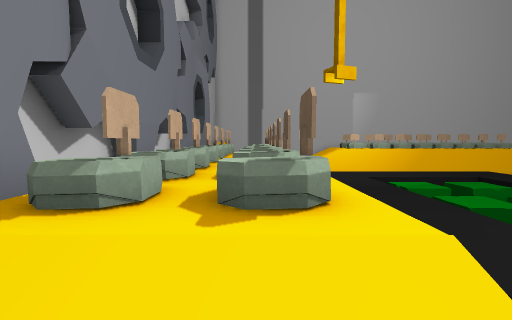
[1] (above)

21 first-person views from a walk through a scene from a Unity 3-D project. The camera is 1.5 m above the floor, tilts 4° down and sees 85° across. The floor is counted in squares, 1 m on a side. Each view is taken from the middle of a square. On the plan, view 1 faces up. The plan holds only what a view shows up to about 14 squares ahead; the rest is blank. The player is left out.

[2]
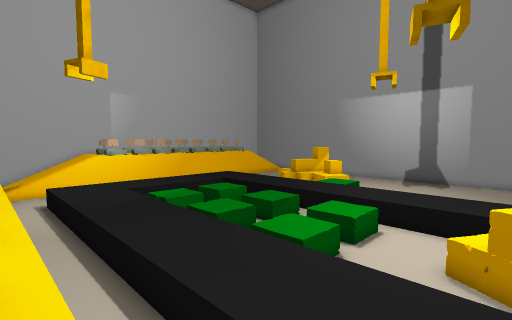

[3]
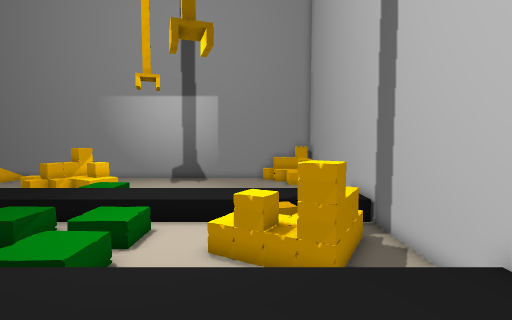

[4]
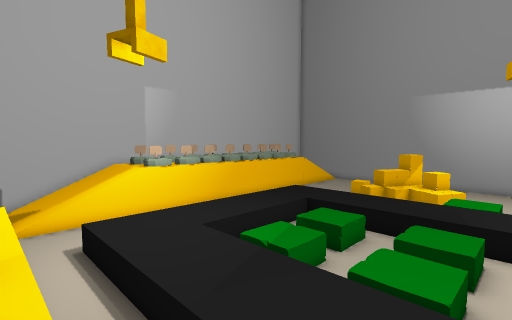

[5]
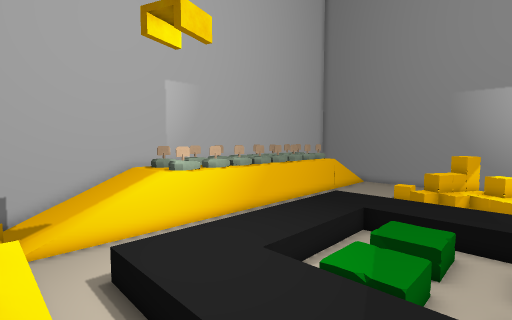

[6]
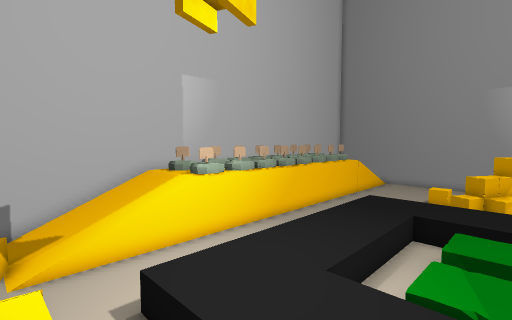

[7]
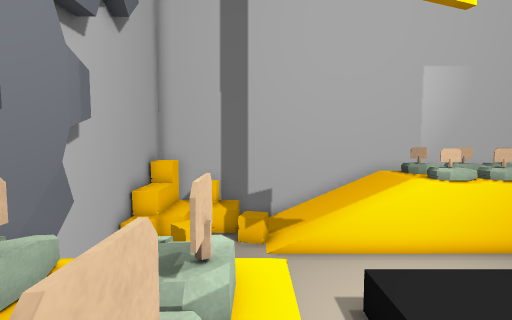

[8]
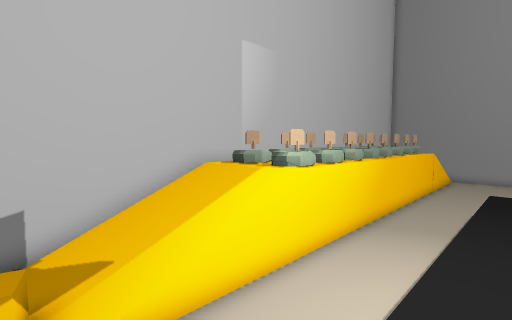

[9]
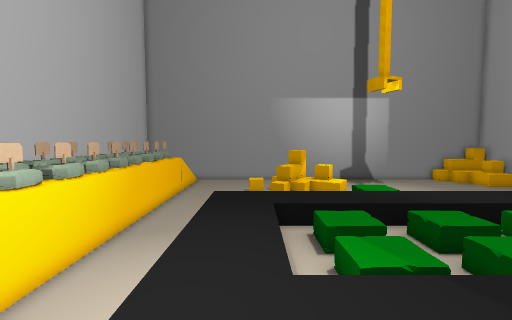

[10]
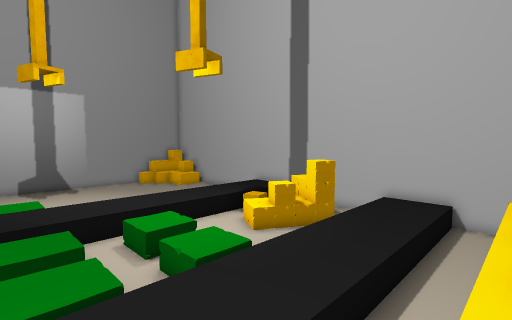

[11]
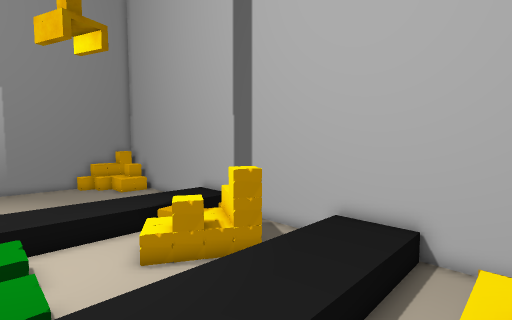

[12]
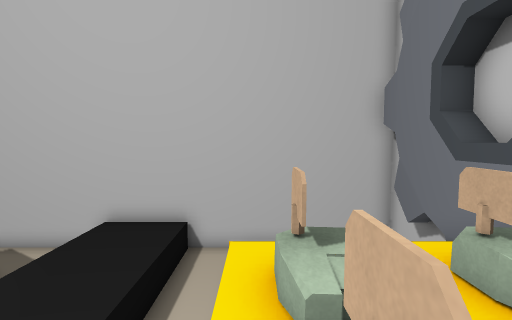

[13]
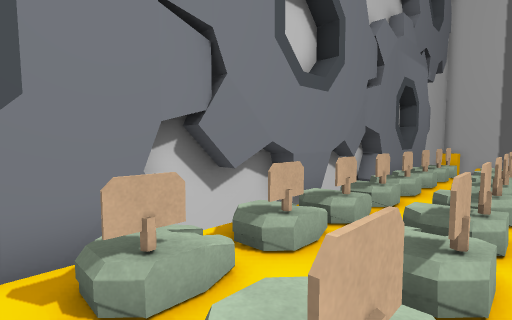

[14]
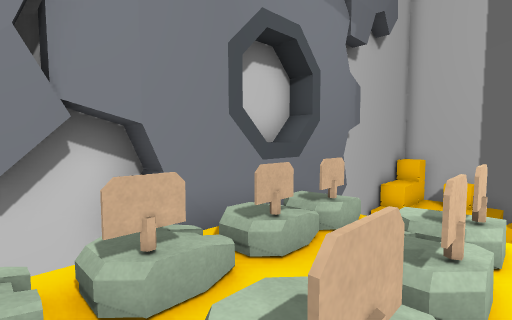

[15]
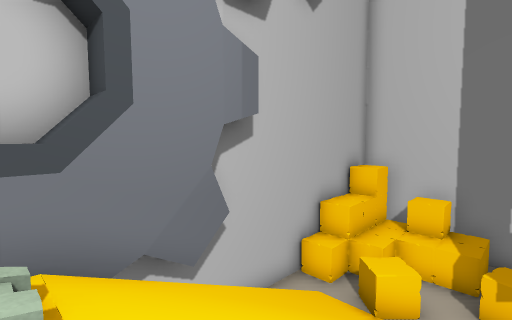

[16]
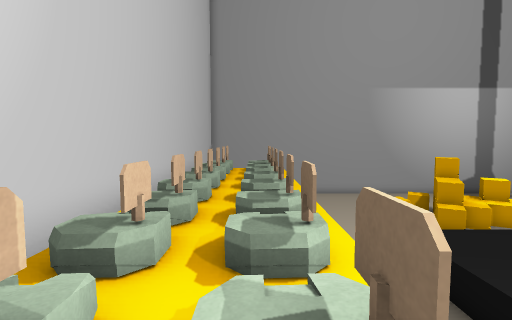

[17]
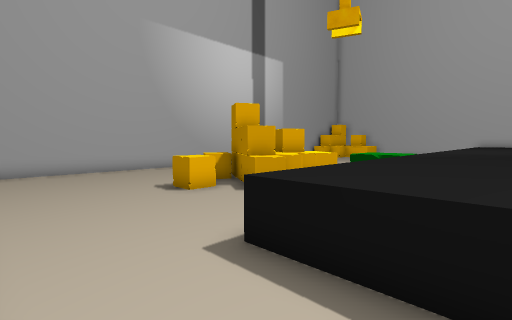

[18]
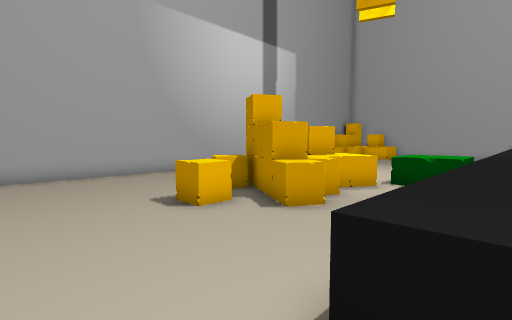

[19]
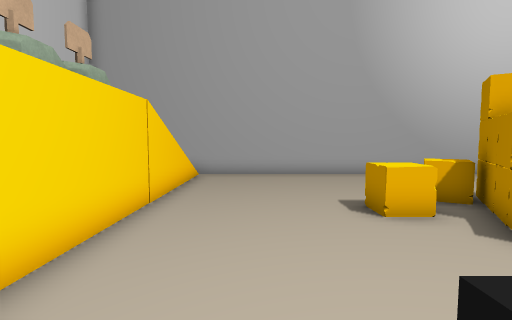

[20]
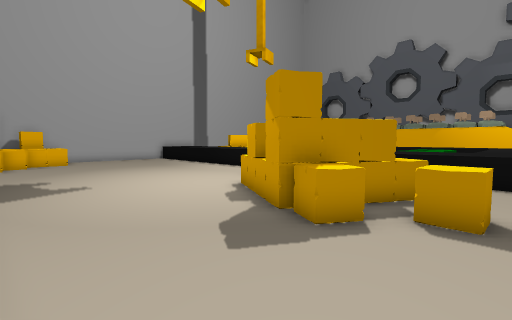

[21]
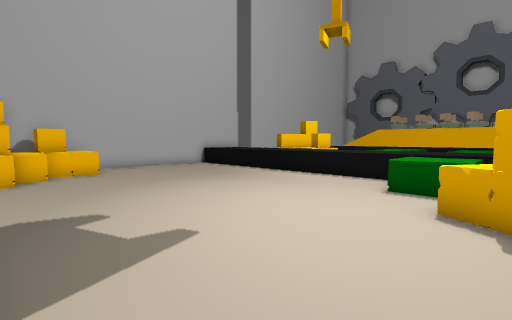

### Floor plan
Key: @ floor where view 1 was taken; # wall or solid block; . main floor; : floor 2.5 m higher than the main floor; + floor 3 m higher than the main floor; / step, stairs or slope; ^ raised ledge; O other object.
Columns run from 4 left of view 1 to 28 right of it. Each row starts with its distance up from view 1.
 27  OOOO#####################
 26    OO ///////++
 25 OOOOO //////O:O:O:OOOO:OOO
 24 #OO.OO///////++++:              #
 23 #OOO..//////O#####OOOO#OOO//////#
 22 #//O//..........................#
 21 #///  ..........................#
 20 #///  ..........................#
 19 ##//  ..^^^OOOOOOO^^^...........#
 18 ##/  /..^^^OOOOOOO^^^...........#
 17 ##/  /..^^^OOOOOOO^^^....O......#
 16 ^^// /..^^^OOOOOOO^^^ .O..O.....#
 15  # O O..^^^OOOOOO^^^^ .OOOOO....#
 14  # O O..^^^OOOOOO^^^^ .OOOO.....#
 13 ##:: :..^^^OOOOOO^^^^ ..OOO.....#
 12 #.+O O..^^^......^^^^ .OOO......#
 11 #.// /..^^^OOOOOO^^^^OO.OO......#
 10 #  O O..^^^OOOOOO^^^OOO.........#
  9 ## O O..^^^OOOOOO^^^^OO.........
  8 ## : :..^^^......^^^^...........
  7 ## O O..^^^OOOOOO^^^^...........
  6 #  : : .^^^OOOOOO^^^^...........
  5 #.+O O .^^^OOOOOO^^^^...........
  4 ##:: :..^^^ .....^^^^...........
  3  #+O+O..^^^ .....^^^^...........
  2  #////..^^^ .OOO.^^^^ ..........
  1  # ///..^^^ .OOOO^^^   .........
  0  #  @ ..^^^ OOOOOO^     ......OO
 -1 ##    ..^^^ OOOOO^^^     ....OO
 -2 ##    ..^^^ .OOO          .OOO
 -3 #     ..^^^ ...O.          O O
 -4 ########^^^######^^^       ####

Where each view was taken, in squares from view 1:
view 1: 0 up, 0 right, facing up
view 2: 1 up, 1 right, facing up-right
view 3: 1 up, 1 right, facing right
view 4: 8 up, 1 right, facing up-right
view 5: 11 up, 1 right, facing up-right
view 6: 13 up, 1 right, facing up-right
view 7: 13 up, 1 right, facing up
view 8: 18 up, 1 right, facing up-right
view 9: 17 up, 1 right, facing right
view 10: 11 up, 1 right, facing down-right
view 11: 6 up, 1 right, facing down-right
view 12: 6 up, 1 right, facing down
view 13: 2 up, 1 right, facing up-left
view 14: 11 up, 1 right, facing up-left
view 15: 16 up, 1 right, facing up-left
view 16: 24 up, 7 right, facing right
view 17: 22 up, 13 right, facing down-right
view 18: 21 up, 15 right, facing down-right
view 19: 20 up, 15 right, facing right
view 20: 18 up, 27 right, facing down-left
view 21: 12 up, 27 right, facing down-left
